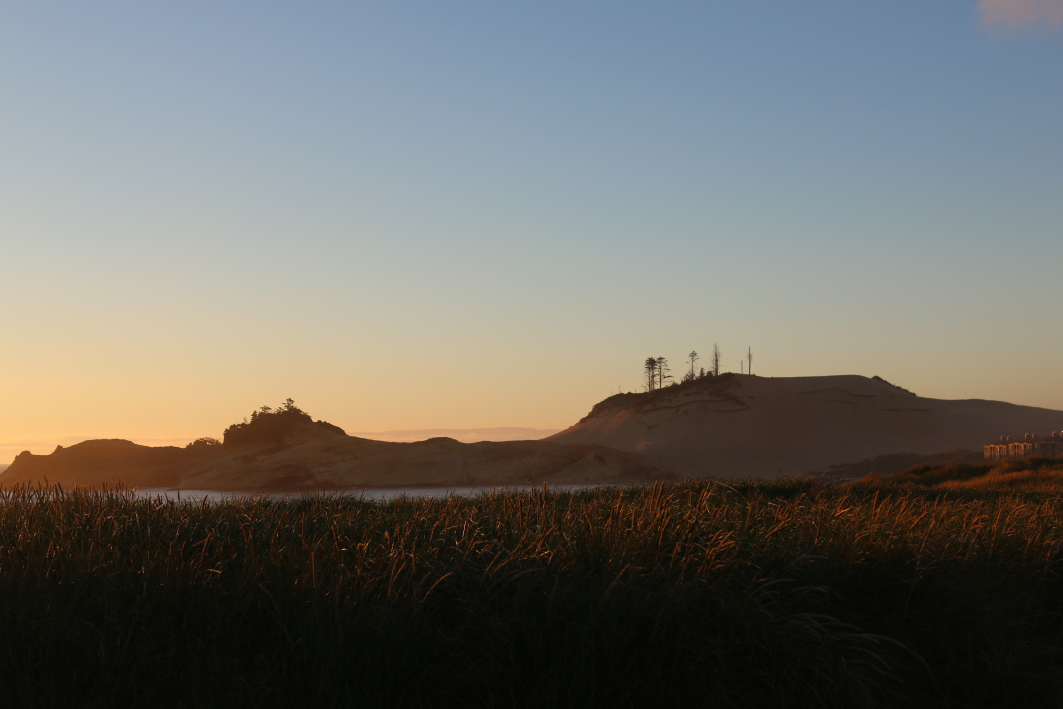
#> input picture assets-src/photos/grass_dune.jpg, 5311 x 3541 px, found by its file name (shown at 1/5 size)
$ python build_assets.py
#> lines starting #> are read from the running program, lines starting #| are printed output that depends on the picture
"""Rebuild the site's derived static assets.

Run from the repository root after changing a source photograph, the wordmark
text, or a font:

    .venv/bin/pip install Pillow "fonttools[woff]"
    .venv/bin/python tools/build_assets.py

Source photographs and fonts live in ``assets-src/`` (never served).
Outputs land in ``static/registration/img`` and ``static/registration/fonts``
and are committed, so a deploy does not need image tooling installed.
"""

import pathlib
import subprocess
import sys

SRC = pathlib.Path("assets-src")
OUT = pathlib.Path("static/registration")
IMG_OUT = OUT / "img"
FONT_OUT = OUT / "fonts"

# source photograph -> output basename, widths to emit
IMAGE_JOBS = [
    ("photos/grass_dune.jpg", "dune", [1280, 1920, 2560]),
    ("photos/background_new.jpeg", "coast-wide", [1280, 1920]),
    ("photos/sunset.JPG", "sunset", [1280, 1920]),
    ("photos/sunset_moon.JPG", "moon", [1280, 1920]),
    ("photos/close_dune.JPG", "close-dune", [1280, 1920]),
    ("sage_hoodie.jpg", "hoodie-sage", [640]),
    ("green_hoodie.jpg", "hoodie-forest", [640]),
]

OG_SOURCE = "photos/grass_dune.jpg"

# The display face is used only for fixed wordmark strings — the site brand,
# the year, and the "STAFF" label. Subsetting to just those characters takes it
# from ~200 KB to ~50 KB. If you change any text rendered in this font, add its
# characters here and re-run.
DISPLAY_FONT_TEXT = "FullyAliveRetreat STAF0123456789"


def build_images():
    from PIL import Image, ImageOps

    IMG_OUT.mkdir(parents=True, exist_ok=True)

    for source, basename, widths in IMAGE_JOBS:
        path = SRC / source
        if not path.exists():
            print(f"  !! missing {path}")
            continue

        with Image.open(path) as im:
#> im is the input picture: PIL image 5311x3541 RGB; mean R, G, B 110.6, 109.8, 104.6
            im = ImageOps.exif_transpose(im).convert("RGB")
            for width in widths:
                if width > im.width:
                    continue
                height = round(im.height * width / im.width)
                resized = im.resize((width, height), Image.LANCZOS)
                resized.save(
                    IMG_OUT / f"{basename}-{width}.jpg",
                    "JPEG", quality=78, optimize=True, progressive=True,
                )
                resized.save(
                    IMG_OUT / f"{basename}-{width}.webp", "WEBP", quality=76, method=6
                )
            print(f"  {basename}: {len(widths)} sizes")

    # Open Graph share image, cropped to the 1.91:1 ratio.
    with Image.open(SRC / OG_SOURCE) as im:
        im = ImageOps.exif_transpose(im).convert("RGB")
        ImageOps.fit(im, (1200, 630), Image.LANCZOS).save(
            IMG_OUT / "og-cover.jpg", "JPEG", quality=82, optimize=True, progressive=True
        )
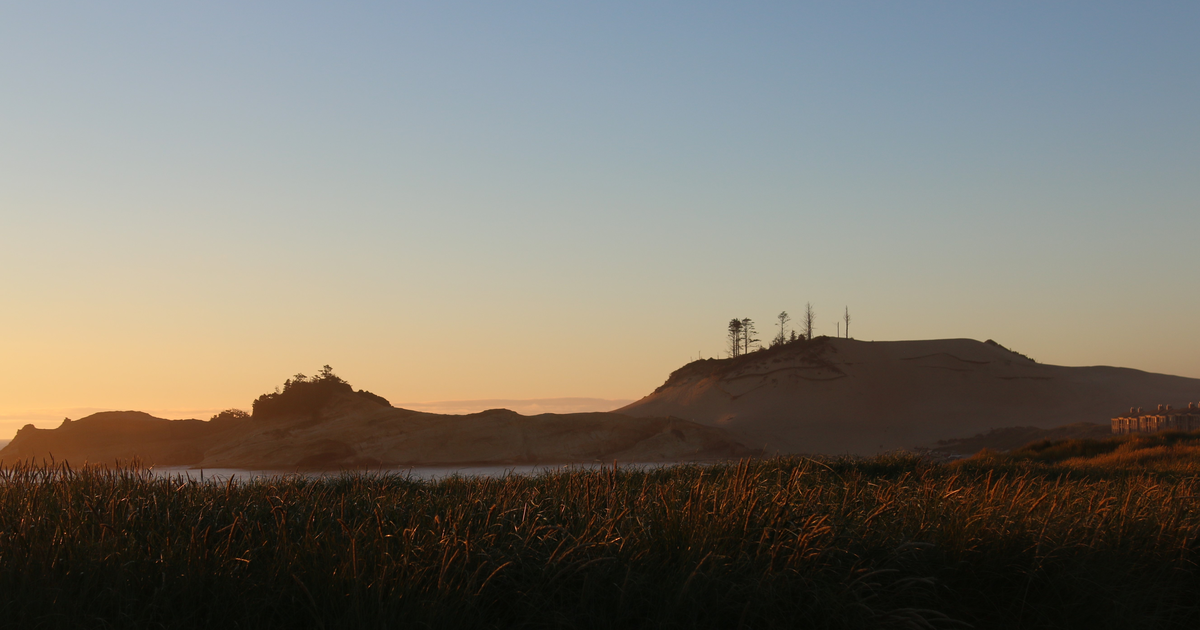
#> saved as og-cover.jpg: PIL image 1200x630 RGB; mean R, G, B 121.8, 117.9, 108.8
    print("  og-cover")

#> (the run stopped early here; a loop or call above may not have finished)
